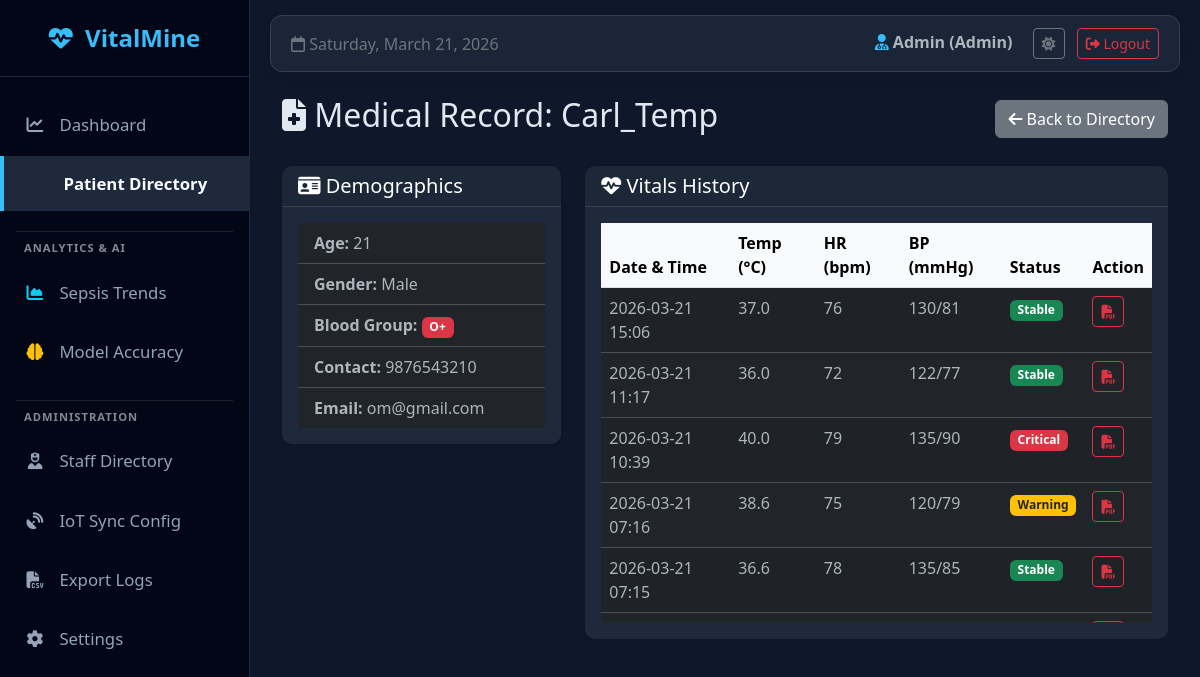
The page /patient_file/4 (signed in) on the database its author committed.
### models.py (models this page shows)
class User(UserMixin, db.Model):
    id = db.Column(db.Integer, primary_key=True)
    username = db.Column(db.String(100), unique=True, nullable=False)
    email = db.Column(db.String(120), unique=True, nullable=True)
    password = db.Column(db.String(100), nullable=False)
    role = db.Column(db.String(20), nullable=False, default="patient")
    age = db.Column(db.Integer, nullable=True)
    gender = db.Column(db.String(20), nullable=True)
    blood_group = db.Column(db.String(10), nullable=True)
    contact = db.Column(db.String(20), nullable=True)
    emp_id = db.Column(db.String(50), nullable=True)
    department = db.Column(db.String(50), nullable=True)
    entries = db.relationship("Entry", backref="author", lazy=True)

class Entry(db.Model):
    id = db.Column(db.Integer, primary_key=True)
    user_id = db.Column(db.Integer, db.ForeignKey("user.id"), nullable=True)
    name = db.Column(db.String(100), nullable=False)
    temp = db.Column(db.Float, nullable=False)
    hr = db.Column(db.Integer, nullable=False)
    rr = db.Column(db.Integer, nullable=False)
    sys_bp = db.Column(db.Integer, nullable=True)
    dia_bp = db.Column(db.Integer, nullable=True)
    status = db.Column(db.String(20), nullable=False)
    advice = db.Column(db.String(200), nullable=True)
    timestamp = db.Column(db.DateTime, default=datetime.utcnow)

### app.py (the view)
@app.route("/patient_file/<int:patient_id>")
@login_required
def patient_file(patient_id):
    if current_user.role not in ["doctor", "nurse", "admin"]:
        flash("Access Denied.", "danger")
        return redirect(url_for("home"))
    patient = db.session.get(User, patient_id)
    if not patient or patient.role != "patient":
        return "Patient not found", 404
    history = (
        Entry.query.filter_by(user_id=patient_id).order_by(Entry.timestamp.desc()).all()
    )
    return render_template("patient_file.html", patient=patient, history=history)

### app.py (called while the page is built)
@login_manager.user_loader
def load_user(user_id):
    return db.session.get(User, int(user_id))

### templates/patient_file.html
{% extends "base.html" %} {% block content %}
<div class="container mt-4">
  <div class="d-flex justify-content-between align-items-center mb-4">
    <h2>
      <i class="fa-solid fa-file-medical"></i> Medical Record: {{
      patient.username }}
    </h2>
    <a href="/patients" class="btn btn-secondary"
      ><i class="fa-solid fa-arrow-left"></i> Back to Directory</a
    >
  </div>
  <div class="row">
    <div class="col-md-4 mb-4">
      <div class="card shadow-sm border-0">
        <div class="card-header bg-dark text-white">
          <h5 class="mb-0"><i class="fa-solid fa-id-card"></i> Demographics</h5>
        </div>
        <div class="card-body">
          <ul class="list-group list-group-flush">
            <li class="list-group-item">
              <strong>Age:</strong> {{ patient.age or 'N/A' }}
            </li>
            <li class="list-group-item">
              <strong>Gender:</strong> {{ patient.gender or 'N/A' }}
            </li>
            <li class="list-group-item">
              <strong>Blood Group:</strong>
              <span class="badge bg-danger"
                >{{ patient.blood_group or 'N/A' }}</span
              >
            </li>
            <li class="list-group-item">
              <strong>Contact:</strong> {{ patient.contact or 'N/A' }}
            </li>
            <li class="list-group-item">
              <strong>Email:</strong> {{ patient.email or 'N/A' }}
            </li>
          </ul>
        </div>
      </div>
    </div>
    <div class="col-md-8 mb-4">
      <div class="card shadow-sm border-0">
        <div class="card-header bg-primary text-white">
          <h5 class="mb-0">
            <i class="fa-solid fa-heart-pulse"></i> Vitals History
          </h5>
        </div>
        <div class="card-body">
          {% if history %}
          <div
            class="table-responsive"
            style="max-height: 400px; overflow-y: auto"
          >
            <table class="table table-hover table-striped">
              <thead
                class="table-light"
                style="position: sticky; top: 0; z-index: 1"
              >
                <tr>
                  <th>Date & Time</th>
                  <th>Temp (°C)</th>
                  <th>HR (bpm)</th>
                  <th>BP (mmHg)</th>
                  <th>Status</th>
                  <th>Action</th>
                </tr>
              </thead>
              <tbody>
                {% for entry in history %}
                <tr>
                  <td>{{ entry.timestamp.strftime('%Y-%m-%d %H:%M') }}</td>
                  <td>{{ entry.temp }}</td>
                  <td>{{ entry.hr }}</td>
                  <td>{{ entry.sys_bp }}/{{ entry.dia_bp }}</td>
                  <td>
                    {% if entry.status == 'High' or entry.status == 'Critical'
                    %}
                    <span class="badge bg-danger">Critical</span>
                    {% elif entry.status == 'Warning' %}
                    <span class="badge bg-warning text-dark">Warning</span>
                    {% else %}
                    <span class="badge bg-success">Stable</span>
                    {% endif %}
                  </td>
                  <td>
                    <a
                      href="{{ url_for('generate_pdf', entry_id=entry.id) }}"
                      class="btn btn-sm btn-outline-danger"
                    >
                      <i class="fa-solid fa-file-pdf"></i>
                    </a>
                  </td>
                </tr>
                {% endfor %}
              </tbody>
            </table>
          </div>
          {% else %}
          <div class="alert alert-secondary text-center">
            No vitals history recorded for this patient yet.
          </div>
          {% endif %}
        </div>
      </div>
    </div>
  </div>
</div>
{% endblock %}

### templates/base.html (shortened to what this page needs)
<!doctype html>
<html lang="en" data-bs-theme="dark">
  <head>
    <link
      href="https://cdn.jsdelivr.net/npm/bootstrap@5.3.0/dist/css/bootstrap.min.css"
      rel="stylesheet"
    />
    <link
      rel="stylesheet"
      href="https://cdnjs.cloudflare.com/ajax/libs/font-awesome/6.4.0/css/all.min.css"
    />
    <link
      rel="stylesheet"
      href="https://cdn.datatables.net/1.13.6/css/dataTables.bootstrap5.min.css"
    />
  </head>
  <body>
    {% if current_user.is_authenticated %}
    <div class="sidebar">
      <div class="brand"><i class="fa-solid fa-heart-pulse"></i> VitalMine</div>
      <ul class="nav flex-column mb-auto mt-2">
        {% if current_user.role in ['admin', 'doctor'] %}
        <li class="nav-item mb-1">
          <a
            href="{{ url_for('home') }}"
            class="{% if request.path == '/' %}active fw-bold{% endif %}"
          >
            <i class="fa-solid fa-chart-line"></i> Dashboard
          </a>
        </li>
        {% endif %}  {% if current_user.role in ['admin', 'doctor', 'nurse'] %}
        <li class="nav-item mb-1">
          <a
            href="{{ url_for('patients_directory') }}"
            class="{% if '/patient' in request.path %}active fw-bold{% endif %}"
          >
             Patient Directory
          </a>
        </li>
        {% endif %} {% if current_user.role != 'patient' %}
        <li class="nav-item w-100 mt-2">
          <hr class="text-secondary my-2 border-secondary mx-3" />
          <small
            class="text-muted fw-bold px-4 mb-2 d-block"
            style="font-size: 0.7rem; letter-spacing: 1px"
            >ANALYTICS & AI</small
          >
        </li>
        <li class="nav-item mb-1">
          <a
            href="/trends"
            class="{% if request.path == '/trends' %}active fw-bold{% endif %}"
          >
            <i class="fa-solid fa-chart-area text-info"></i> Sepsis Trends
          </a>
        </li>
        <li class="nav-item mb-1">
          <a
            href="/model_accuracy"
            class="{% if request.path == '/model_accuracy' %}active fw-bold{% endif %}"
          >
            <i class="fa-solid fa-brain text-warning"></i> Model Accuracy
          </a>
        </li>
        <li class="nav-item w-100 mt-2">
          <hr class="text-secondary my-2 border-secondary mx-3" />
          <small
            class="text-muted fw-bold px-4 mb-2 d-block"
            style="font-size: 0.7rem; letter-spacing: 1px"
            >ADMINISTRATION</small
          >
        </li>
        <li class="nav-item mb-1">
          <a
            href="/staff"
            class="{% if request.path == '/staff' %}active fw-bold{% endif %}"
          >
            <i class="fa-solid fa-user-nurse"></i> Staff Directory
          </a>
        </li>
        <li class="nav-item mb-1">
          <a
            href="/iot_config"
            class="{% if request.path == '/iot_config' %}active fw-bold{% endif %}"
          >
            <i class="fa-solid fa-satellite-dish"></i> IoT Sync Config
          </a>
        </li>
        {% if current_user.role == 'admin' %}
        <li class="nav-item mb-1">
          <a href="{{ url_for('export_data') }}">
            <i class="fa-solid fa-file-csv"></i> Export Logs
          </a>
        </li>
        {% endif %}
        <li class="nav-item mb-1">
          <a
            href="/settings"
            class="{% if request.path == '/settings' %}active fw-bold{% endif %}"
          >
            <i class="fa-solid fa-gear"></i> Settings
          </a>
        </li>
        {% endif %}
      </ul>
    </div>
    {% endif %}
    <div
      class="main-content"
    >
      {% if current_user.is_authenticated %}
      <div class="top-navbar">
        <div class="text-secondary">
          <i class="fa-regular fa-calendar"></i> <span id="currentDate"></span>
        </div>
        <div>
          <span class="fw-bold me-3 text-body">
            <i
              class="fa-solid fa-user-doctor"
              style="color: var(--vm-accent)"
            ></i>
            {{ current_user.username | capitalize }} ({{ current_user.role |
            capitalize }})
          </span>
          <button
            id="theme-toggle"
            class="btn btn-sm btn-outline-secondary me-2"
          >
            <i id="theme-icon" class="fa-solid fa-moon"></i>
          </button>
          <a
            href="{{ url_for('logout') }}"
            class="btn btn-sm btn-outline-danger"
            ><i class="fa-solid fa-right-from-bracket"></i> Logout</a
          >
        </div>
      </div>
      {% endif %}  {% block content %}{% endblock %}
    </div>
  </body>
</html>

### templates/base.html (style rules this page uses)
:root { --vm-bg: #f4f7f6; --vm-sidebar-bg: #1d2b36; --vm-sidebar-border: #2c3e50; --vm-card-bg: #ffffff; --vm-card-border: #e3e6f0; --vm-text-main: #5a5c69; --vm-text-muted: #858796; --vm-topbar-bg: rgba( 255, 255, 255, 0.85 ); --vm-grid-line: #e9ecef; --vm-organ-base: #e9ecef; --vm-organ-stroke: #ced4da; --vm-accent: #4db8ff; }
[data-bs-theme="dark"] { --vm-bg: #0f172a; --vm-sidebar-bg: #020617; --vm-sidebar-border: #1e293b; --vm-card-bg: #1e293b; --vm-card-border: #334155; --vm-text-main: #e2e8f0; --vm-text-muted: #94a3b8; --vm-topbar-bg: rgba( 30, 41, 59, 0.85 ); --vm-grid-line: #1e293b; --vm-organ-base: #334155; --vm-organ-stroke: #475569; --vm-accent: #38bdf8; }
body { background-color: var(--vm-bg); font-family: "Segoe UI", Tahoma, Geneva, Verdana, sans-serif; overflow-x: hidden; color: var(--vm-text-main); transition: background-color 0.3s, color 0.3s; }
.sidebar { height: 100vh; width: 250px; position: fixed; top: 0; left: 0; background-color: var(--vm-sidebar-bg); padding-top: 20px; border-right: 1px solid var(--vm-sidebar-border); z-index: 1000; transition: background-color 0.3s; }
.sidebar .brand { font-size: 1.5rem; font-weight: bold; text-align: center; padding-bottom: 20px; border-bottom: 1px solid var(--vm-sidebar-border); margin-bottom: 20px; color: var(--vm-accent); }
.sidebar a { padding: 15px 25px; text-decoration: none; font-size: 1.05rem; color: #94a3b8; display: block; transition: 0.3s; }
.sidebar a:hover, .sidebar a.active { color: #f8fafc; background-color: var(--vm-sidebar-border); border-left: 4px solid var(--vm-accent); }
.sidebar i { margin-right: 10px; width: 20px; text-align: center; }
.main-content { margin-left: 250px; padding: 15px 20px 20px 20px; min-height: 100vh; }
.top-navbar { background-color: var(--vm-topbar-bg); border-radius: 12px; padding: 12px 20px; border: 1px solid var(--vm-card-border); box-shadow: 0 4px 15px rgba(0, 0, 0, 0.05); margin-bottom: 10px; display: flex; justify-content: space-between; align-items: center; transition: background-color 0.3s; backdrop-filter: blur(10px); -webkit-backdrop-filter: blur(10px); }
.card { background-color: var(--vm-card-bg); border: 1px solid var(--vm-card-border); box-shadow: 0 4px 6px -1px rgba(0, 0, 0, 0.1); border-radius: 10px; transition: background-color 0.3s; }
.card-header { background-color: rgba(0, 0, 0, 0.05) !important; border-bottom: 1px solid var(--vm-card-border) !important; }

### rows shown on the page
User: username "Admin", role "Admin"
User: username "Carl_Temp", age "21", gender "Male", blood_group "O+", contact "9876543210", email "om@gmail.com"
Entry: timestamp "2026-03-21 15:06", temp "37.0", hr "76", sys_bp "130", dia_bp "81", status "Stable"
Entry: timestamp "2026-03-21 11:17", temp "36.0", hr "72", sys_bp "122", dia_bp "77", status "Stable"
Entry: timestamp "2026-03-21 10:39", temp "40.0", hr "79", sys_bp "135", dia_bp "90", status "Critical"
Entry: timestamp "2026-03-21 07:16", temp "38.6", hr "75", sys_bp "120", dia_bp "79", status "Warning"
Entry: timestamp "2026-03-21 07:15", temp "36.6", hr "78", sys_bp "135", dia_bp "85", status "Stable"
